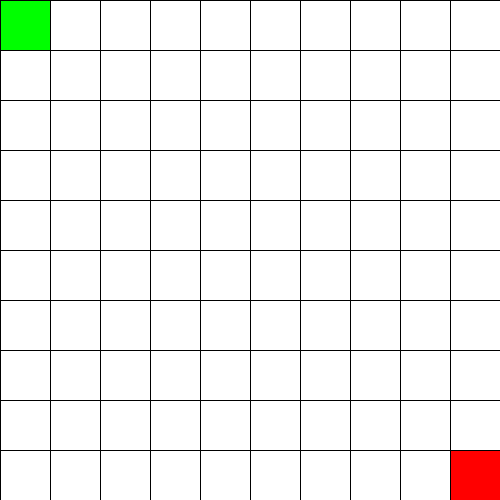
Frame 1 (no input)
Frame 60 (the mouse pressed at the canvas centre just before this capture): identical to frame 1, image omitted
Frame 120 (the mouse held since frame 60 and released just before this capture): identical to frame 1, image omitted

The Processing sketch that drew this single still picture (run headless with seeded random() and noise(); from frame 60 on, the mouse is pressed at the canvas centre):

// Processing sketch: Astar
// ── Astar.pde
import java.util.*;

Square[][] maze; int SQUARESIZE = 50;
Square start, finish;
ArrayList<Square> shortestPath;
    
void setup() {
    size(500,500);
    this.maze = new Square[height/SQUARESIZE][width/SQUARESIZE];
    for (int r = 0; r < maze.length; r++) {
        for (int c = 0; c < maze[r].length; c++) {
            maze[r][c] = new Square(r,c);
        }
    }
    this.start = maze[0][0]; this.finish = maze[maze.length-1][maze[maze.length-1].length-1];
    this.shortestPath = new ArrayList<Square>();
}

void reset() {
    for (int r = 0; r < maze.length; r++) {
        for (int c = 0; c < maze[r].length; c++) {
            boolean old = maze[r][c].isObstacle;
            maze[r][c] = new Square(r,c);
            maze[r][c].isObstacle = old;
            
        }
    }
}

boolean inBounds(int r, int c) {
    return (0 <= r && r < maze.length) && (0 <= c && c < maze[r].length);
}

/**
* @param A valid square
* @return an array of Squares (0-8) who neighbor the square and are not an obstacle
*/
Square[] getNeighbors(Square square) {
    Square[] neighbors = new Square[8];
    int size = 0;
    for (int r = square.r-1; r <= square.r+1; r++) {
        for (int c = square.c-1; c <= square.c+1; c++) {
            if (inBounds(r,c) && (r!=square.r || c!=square.c) && !square.isObstacle) {
                neighbors[size] = maze[r][c]; size++;
            } 
        }
    } return Arrays.copyOfRange(neighbors, 0, size);
}

int dist(Square square1, Square square2) {
    return int(10*dist(square1.c,square1.r, square2.c,square2.r));
}

ArrayList<Square> getShortestPath() {
    ArrayList<Square> path = new ArrayList<Square>();
    Square current = finish;
    while(current.cameFrom != null) {
        path.add(0, current.cameFrom);
        current = current.cameFrom;
    } return path;
}

/**
  returns length of shortest path from start to finish
  if no path exists returns -1
*/
int aStar() {
    PriorityQueue<Square> possible = new PriorityQueue<Square>(); possible.add(start);
    start.DFS = 0; start.DFF = dist(start,finish);
    
    while(!possible.isEmpty()) {
        Square current = possible.remove();
        if (current.equals(finish)) {return getShortestPath().size();}
        for (Square neighbor : getNeighbors(current)) {
            int DFS = current.DFS + dist(current, neighbor);
            if (DFS < neighbor.DFS) {
                neighbor.cameFrom = current;
                neighbor.DFS = DFS; neighbor.DFF = dist(neighbor,finish);
                if (!possible.contains(neighbor)) {possible.add(neighbor);}
            } 
        }
    } return -1;
}

void mouseClicked() {
    int r = int(mouseY / SQUARESIZE);
    int c = int(mouseX / SQUARESIZE);
    maze[r][c].isObstacle = !maze[r][c].isObstacle;
}

void draw () {
    background(128);
    
    if (key == 'a') {
        reset(); aStar(); shortestPath = getShortestPath(); if (shortestPath.isEmpty()) {println("No path exists");}
    }
    for (int r = 0; r < maze.length; r++) {
        for (int c = 0; c < maze[r].length; c++) {
              Square square = maze[r][c];
              color COLOR = color(255);
              if (shortestPath.contains(square)) {COLOR = color(0,0,255);}  
              if (square.isObstacle) {COLOR = color(0);}
              fill(COLOR); square(c*SQUARESIZE, r*SQUARESIZE, SQUARESIZE);
        }
    }
    fill(0,255,0); square(0, 0, SQUARESIZE);
    fill(255,0,0); square((maze[maze.length-1].length-1)*SQUARESIZE, (maze.length-1)*SQUARESIZE, SQUARESIZE);
}

// ── Square.pde
public class Square implements Comparable<Square>{
    int r, c;
    Square cameFrom;
    int DFS, DFF;
    boolean isObstacle;
    
    public Square(int r, int c) {
        this.r = r; this.c = c;
        this.cameFrom = null;
        this.DFS = Integer.MAX_VALUE; this.DFF = Integer.MAX_VALUE;
        this.isObstacle = false;
    }
    
    public int score() {
        return DFS+DFF;
    }
    
    public int compareTo(Square square) {
        return score() - square.score();
    }
}
